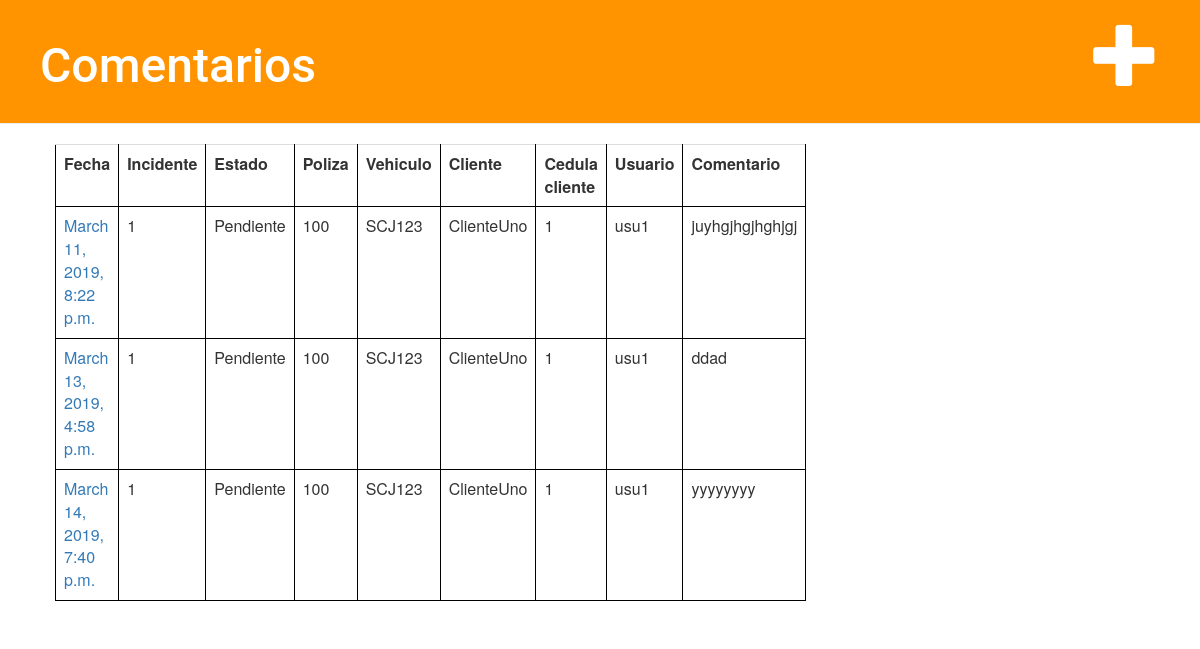
/comentario/, run on the app's committed database.
### denuncia/models.py (models this page shows, shortened)
class Comentario(models.Model):
    id = models.AutoField(primary_key=True)
    incidente = models.ForeignKey('Incidente',on_delete=models.CASCADE,)
    comentario = models.TextField(max_length=400)
    fecha =  models.DateTimeField(default=timezone.now)
    usuario = models.CharField(max_length=8)
    unidad_org = models.CharField(max_length=25)

class Incidente(models.Model):
    nro_incidente = models.AutoField(primary_key=True)
    poliza = models.ForeignKey('Poliza',on_delete=models.CASCADE,)
    hay_heridos = models.BooleanField()
    hay_terceros = models.BooleanField()
    fecha_incidente = models.DateTimeField(default=timezone.now)
    estado = models.ForeignKey('Estado',on_delete=models.CASCADE,)
    pro_nombre = models.CharField(max_length=30)
    pro_cedula = models.CharField(max_length=8)
    pro_vto_libreta = models.DateField(null=True, blank=True)
    pro_telefono = models.CharField(max_length=9)
    pro_email = models.EmailField(max_length=35, null=True, blank=True)
    pro_descripción = models.TextField(max_length=500)
    ter_matricula = models.CharField(max_length=7, null=True, blank=True)
    ter_aseguradora = models.CharField(max_length=30, null=True, blank=True)
    ter_propietario = models.BooleanField()
    ter_nombre_conductor = models.CharField(max_length=30, null=True, blank=True)
    ter_cedula_conductor = models.CharField(max_length=8, null=True, blank=True)
    ter_telefono_conductor = models.CharField(max_length=9, null=True, blank=True)
    usuario = models.ForeignKey('Usuario',on_delete=models.CASCADE,)
    fecha_mod = models.DateTimeField(default=timezone.now)

class Estado(models.Model):
    id = models.AutoField(primary_key=True)
    tipo = models.CharField(max_length=10)
    def __str__(self):
        return self.tipo

class Poliza(models.Model):
    nro_poliza = models.CharField(primary_key=True, max_length=8)
    cliente = models.ForeignKey('Cliente',on_delete=models.CASCADE,)
    vehiculo = models.ForeignKey('Vehiculo',on_delete=models.CASCADE,)

class Vehiculo(models.Model):
    matricula = models.CharField(primary_key=True, max_length=7)

class Cliente(models.Model):
    cedula = models.CharField(primary_key=True, max_length=8)
    nombre = models.CharField(max_length=30)
    vehiculo = models.ForeignKey('Vehiculo',on_delete=models.CASCADE,)

class Usuario(models.Model):
    usuario_id  = models.AutoField(primary_key=True)
    nombre = models.CharField(max_length=30)
    usuario = models.CharField(max_length=8)
    clave = models.CharField(max_length=8)

### denuncia/views.py (the view)
# urls.py: path('comentario/', views.comentario_list, name='comentario_list'),
def comentario_list(request):
    comentarios = Comentario.objects.order_by('fecha')
    return render(request, 'comentario/comentario_list.html', {'comentarios': comentarios})

### denuncia/templates/comentario/comentario_list.html
{% extends 'comentario/base.html' %}
{% block content %}
	<table class='table'>
		<tr>
			<th>Fecha</th><th>Incidente</th><th>Estado</th><th>Poliza</th><th>Vehiculo</th><th>Cliente</th><th>Cedula cliente</th><th>Usuario</th><th>Comentario</th>
        </tr>
		{% for comentario in comentarios %}
			<tr>
				<td> <a href="{% url 'comentario_detail' pk=comentario.id %}">{{ comentario.fecha }}</a></td>
				<td>{{comentario.incidente.nro_incidente }} </td>
				<td>{{comentario.incidente.estado}} </td>
				<td>{{comentario.incidente.poliza.nro_poliza }} </td>
				<td>{{comentario.incidente.poliza.vehiculo.matricula }} </td>
				<td>{{comentario.incidente.poliza.cliente.nombre }} </td>
				<td>{{comentario.incidente.poliza.cliente.cedula }} </td>
				<td>{{comentario.incidente.usuario.nombre }} </td>
				<td>{{comentario.comentario }} </td>
			</tr>
		{% endfor %}
	</table>
{% endblock %}

### denuncia/static/css/denuncia.css (style rules this page uses)
.table, th, td { border: 1px solid black; }

### data on the page
Comentario: fecha "March 11, 2019, 8:22 p.m.", incidente.nro_incidente "1", incidente.estado "Pendiente", incidente.poliza.nro_poliza "100", incidente.poliza.vehiculo.matricula "SCJ123", incidente.poliza.cliente.nombre "ClienteUno", incidente.poliza.cliente.cedula "1", incidente.usuario.nombre "usu1", comentario "juyhgjhgjhghjgj"
Comentario: fecha "March 13, 2019, 4:58 p.m.", incidente.nro_incidente "1", incidente.estado "Pendiente", incidente.poliza.nro_poliza "100", incidente.poliza.vehiculo.matricula "SCJ123", incidente.poliza.cliente.nombre "ClienteUno", incidente.poliza.cliente.cedula "1", incidente.usuario.nombre "usu1", comentario "ddad"
Comentario: fecha "March 14, 2019, 7:40 p.m.", incidente.nro_incidente "1", incidente.estado "Pendiente", incidente.poliza.nro_poliza "100", incidente.poliza.vehiculo.matricula "SCJ123", incidente.poliza.cliente.nombre "ClienteUno", incidente.poliza.cliente.cedula "1", incidente.usuario.nombre "usu1", comentario "yyyyyyyy"
